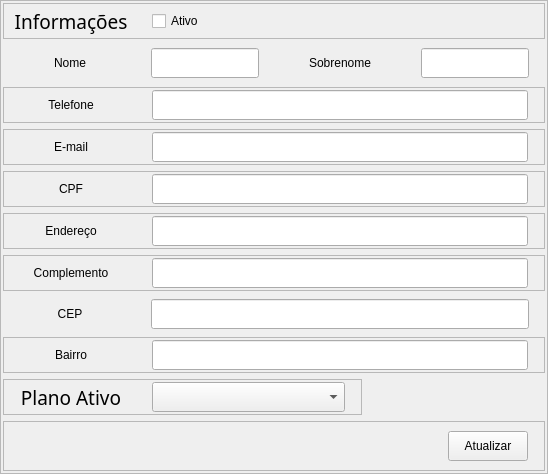
        <widget class="QFrame" name="frInfoCliente">
         <property name="minimumSize">
          <size>
           <width>300</width>
           <height>0</height>
          </size>
         </property>
         <property name="styleSheet">
          <string notr="true"/>
         </property>
         <property name="frameShape">
          <enum>QFrame::StyledPanel</enum>
         </property>
         <property name="frameShadow">
          <enum>QFrame::Raised</enum>
         </property>
         <layout class="QVBoxLayout" name="verticalLayout_4">
          <property name="leftMargin">
           <number>2</number>
          </property>
          <property name="topMargin">
           <number>2</number>
          </property>
          <property name="rightMargin">
           <number>2</number>
          </property>
          <property name="bottomMargin">
           <number>2</number>
          </property>
          <item>
           <widget class="QFrame" name="frInformacoes">
            <property name="minimumSize">
             <size>
              <width>0</width>
              <height>36</height>
             </size>
            </property>
            <property name="frameShape">
             <enum>QFrame::StyledPanel</enum>
            </property>
            <property name="frameShadow">
             <enum>QFrame::Raised</enum>
            </property>
            <layout class="QHBoxLayout" name="horizontalLayout_21">
             <property name="spacing">
              <number>16</number>
             </property>
             <property name="sizeConstraint">
              <enum>QLayout::SetDefaultConstraint</enum>
             </property>
             <property name="leftMargin">
              <number>2</number>
             </property>
             <property name="topMargin">
              <number>2</number>
             </property>
             <property name="rightMargin">
              <number>16</number>
             </property>
             <property name="bottomMargin">
              <number>2</number>
             </property>
             <item>
              <widget class="QLabel" name="lbInformacoes">
               <property name="minimumSize">
                <size>
                 <width>130</width>
                 <height>30</height>
                </size>
               </property>
               <property name="maximumSize">
                <size>
                 <width>130</width>
                 <height>30</height>
                </size>
               </property>
               <property name="font">
                <font>
                 <family>Fira Sans</family>
                 <pointsize>14</pointsize>
                 <weight>25</weight>
                 <italic>false</italic>
                 <bold>false</bold>
                </font>
               </property>
               <property name="text">
                <string>Informações</string>
               </property>
               <property name="alignment">
                <set>Qt::AlignCenter</set>
               </property>
              </widget>
             </item>
             <item>
              <widget class="QCheckBox" name="cbInfoAtivo">
               <property name="minimumSize">
                <size>
                 <width>0</width>
                 <height>30</height>
                </size>
               </property>
               <property name="text">
                <string>Ativo</string>
               </property>
               <property name="tristate">
                <bool>false</bool>
               </property>
              </widget>
             </item>
            </layout>
           </widget>
          </item>
          <item>
           <widget class="QFrame" name="frInfoNome">
            <property name="minimumSize">
             <size>
              <width>0</width>
              <height>36</height>
             </size>
            </property>
            <property name="frameShape">
             <enum>QFrame::NoFrame</enum>
            </property>
            <property name="frameShadow">
             <enum>QFrame::Raised</enum>
            </property>
            <layout class="QHBoxLayout" name="horizontalLayout_22">
             <property name="spacing">
              <number>16</number>
             </property>
             <property name="leftMargin">
              <number>2</number>
             </property>
             <property name="topMargin">
              <number>2</number>
             </property>
             <property name="rightMargin">
              <number>16</number>
             </property>
             <property name="bottomMargin">
              <number>2</number>
             </property>
             <item>
              <widget class="QLabel" name="lbInfoNome">
               <property name="minimumSize">
                <size>
                 <width>130</width>
                 <height>30</height>
                </size>
               </property>
               <property name="maximumSize">
                <size>
                 <width>130</width>
                 <height>30</height>
                </size>
               </property>
               <property name="text">
                <string>Nome</string>
               </property>
               <property name="alignment">
                <set>Qt::AlignCenter</set>
               </property>
              </widget>
             </item>
             <item>
              <widget class="QLineEdit" name="leInfoNome">
               <property name="minimumSize">
                <size>
                 <width>0</width>
                 <height>30</height>
                </size>
               </property>
               <property name="maximumSize">
                <size>
                 <width>16777215</width>
                 <height>30</height>
                </size>
               </property>
              </widget>
             </item>
             <item>
              <widget class="QLabel" name="lbInfoSobrenome">
               <property name="minimumSize">
                <size>
                 <width>130</width>
                 <height>30</height>
                </size>
               </property>
               <property name="maximumSize">
                <size>
                 <width>130</width>
                 <height>30</height>
                </size>
               </property>
               <property name="text">
                <string>Sobrenome</string>
               </property>
               <property name="alignment">
                <set>Qt::AlignCenter</set>
               </property>
              </widget>
             </item>
             <item>
              <widget class="QLineEdit" name="leInfoSobrenome">
               <property name="minimumSize">
                <size>
                 <width>0</width>
                 <height>30</height>
                </size>
               </property>
               <property name="maximumSize">
                <size>
                 <width>16777215</width>
                 <height>30</height>
                </size>
               </property>
              </widget>
             </item>
            </layout>
           </widget>
          </item>
          <item>
           <widget class="QFrame" name="frInfoTel">
            <property name="minimumSize">
             <size>
              <width>0</width>
              <height>36</height>
             </size>
            </property>
            <property name="frameShape">
             <enum>QFrame::StyledPanel</enum>
            </property>
            <property name="frameShadow">
             <enum>QFrame::Raised</enum>
            </property>
            <layout class="QHBoxLayout" name="horizontalLayout_24">
             <property name="spacing">
              <number>16</number>
             </property>
             <property name="leftMargin">
              <number>2</number>
             </property>
             <property name="topMargin">
              <number>2</number>
             </property>
             <property name="rightMargin">
              <number>16</number>
             </property>
             <property name="bottomMargin">
              <number>2</number>
             </property>
             <item>
              <widget class="QLabel" name="lbInfoTel">
               <property name="minimumSize">
                <size>
                 <width>130</width>
                 <height>30</height>
                </size>
               </property>
               <property name="maximumSize">
                <size>
                 <width>130</width>
                 <height>30</height>
                </size>
               </property>
               <property name="text">
                <string>Telefone</string>
               </property>
               <property name="alignment">
                <set>Qt::AlignCenter</set>
               </property>
              </widget>
             </item>
             <item>
              <widget class="QLineEdit" name="leInfoTel">
               <property name="minimumSize">
                <size>
                 <width>0</width>
                 <height>30</height>
                </size>
               </property>
               <property name="maximumSize">
                <size>
                 <width>16777215</width>
                 <height>30</height>
                </size>
               </property>
              </widget>
             </item>
            </layout>
           </widget>
          </item>
          <item>
           <widget class="QFrame" name="frInfoEmail">
            <property name="minimumSize">
             <size>
              <width>0</width>
              <height>36</height>
             </size>
            </property>
            <property name="frameShape">
             <enum>QFrame::StyledPanel</enum>
            </property>
            <property name="frameShadow">
             <enum>QFrame::Raised</enum>
            </property>
            <layout class="QHBoxLayout" name="horizontalLayout_25">
             <property name="spacing">
              <number>16</number>
             </property>
             <property name="leftMargin">
              <number>2</number>
             </property>
             <property name="topMargin">
              <number>2</number>
             </property>
             <property name="rightMargin">
              <number>16</number>
             </property>
             <property name="bottomMargin">
              <number>2</number>
             </property>
             <item>
              <widget class="QLabel" name="lbInfoEmail">
               <property name="minimumSize">
                <size>
                 <width>130</width>
                 <height>30</height>
                </size>
               </property>
               <property name="maximumSize">
                <size>
                 <width>130</width>
                 <height>30</height>
                </size>
               </property>
               <property name="text">
                <string>E-mail</string>
               </property>
               <property name="alignment">
                <set>Qt::AlignCenter</set>
               </property>
              </widget>
             </item>
             <item>
              <widget class="QLineEdit" name="leInfoEmail">
               <property name="minimumSize">
                <size>
                 <width>0</width>
                 <height>30</height>
                </size>
               </property>
               <property name="maximumSize">
                <size>
                 <width>16777215</width>
                 <height>30</height>
                </size>
               </property>
              </widget>
             </item>
            </layout>
           </widget>
          </item>
          <item>
           <widget class="QFrame" name="frInfoCpf">
            <property name="minimumSize">
             <size>
              <width>0</width>
              <height>36</height>
             </size>
            </property>
            <property name="frameShape">
             <enum>QFrame::StyledPanel</enum>
            </property>
            <property name="frameShadow">
             <enum>QFrame::Raised</enum>
            </property>
            <layout class="QHBoxLayout" name="horizontalLayout_26">
             <property name="spacing">
              <number>16</number>
             </property>
             <property name="leftMargin">
              <number>2</number>
             </property>
             <property name="topMargin">
              <number>2</number>
             </property>
             <property name="rightMargin">
              <number>16</number>
             </property>
             <property name="bottomMargin">
              <number>2</number>
             </property>
             <item>
              <widget class="QLabel" name="lbInfoCpf">
               <property name="minimumSize">
                <size>
                 <width>130</width>
                 <height>30</height>
                </size>
               </property>
               <property name="maximumSize">
                <size>
                 <width>130</width>
                 <height>30</height>
                </size>
               </property>
               <property name="text">
                <string>CPF</string>
               </property>
               <property name="alignment">
                <set>Qt::AlignCenter</set>
               </property>
              </widget>
             </item>
             <item>
              <widget class="QLineEdit" name="leInfoCpf">
               <property name="minimumSize">
                <size>
                 <width>0</width>
                 <height>30</height>
                </size>
               </property>
               <property name="maximumSize">
                <size>
                 <width>16777215</width>
                 <height>30</height>
                </size>
               </property>
              </widget>
             </item>
            </layout>
           </widget>
          </item>
          <item>
           <widget class="QFrame" name="frInfoEndereco">
            <property name="frameShape">
             <enum>QFrame::StyledPanel</enum>
            </property>
            <property name="frameShadow">
             <enum>QFrame::Raised</enum>
            </property>
            <layout class="QHBoxLayout" name="horizontalLayout_27">
             <property name="spacing">
              <number>16</number>
             </property>
             <property name="leftMargin">
              <number>2</number>
             </property>
             <property name="topMargin">
              <number>2</number>
             </property>
             <property name="rightMargin">
              <number>16</number>
             </property>
             <property name="bottomMargin">
              <number>2</number>
             </property>
             <item>
              <widget class="QLabel" name="lbInfoEndereco">
               <property name="minimumSize">
                <size>
                 <width>130</width>
                 <height>30</height>
                </size>
               </property>
               <property name="maximumSize">
                <size>
                 <width>130</width>
                 <height>30</height>
                </size>
               </property>
               <property name="text">
                <string>Endereço</string>
               </property>
               <property name="alignment">
                <set>Qt::AlignCenter</set>
               </property>
              </widget>
             </item>
             <item>
              <widget class="QLineEdit" name="leInfoEndereco">
               <property name="minimumSize">
                <size>
                 <width>0</width>
                 <height>30</height>
                </size>
               </property>
               <property name="maximumSize">
                <size>
                 <width>16777215</width>
                 <height>30</height>
                </size>
               </property>
              </widget>
             </item>
            </layout>
           </widget>
          </item>
          <item>
           <widget class="QFrame" name="frInfoComplemento">
            <property name="frameShape">
             <enum>QFrame::StyledPanel</enum>
            </property>
            <property name="frameShadow">
             <enum>QFrame::Raised</enum>
            </property>
            <layout class="QHBoxLayout" name="horizontalLayout_28">
             <property name="spacing">
              <number>16</number>
             </property>
             <property name="leftMargin">
              <number>2</number>
             </property>
             <property name="topMargin">
              <number>2</number>
             </property>
             <property name="rightMargin">
              <number>16</number>
             </property>
             <property name="bottomMargin">
              <number>2</number>
             </property>
             <item>
              <widget class="QLabel" name="lbInfoComplemento">
               <property name="minimumSize">
                <size>
                 <width>130</width>
                 <height>30</height>
                </size>
               </property>
               <property name="maximumSize">
                <size>
                 <width>130</width>
                 <height>30</height>
                </size>
               </property>
               <property name="text">
                <string>Complemento</string>
               </property>
               <property name="alignment">
                <set>Qt::AlignCenter</set>
               </property>
              </widget>
             </item>
             <item>
              <widget class="QLineEdit" name="leInfoComplemento">
               <property name="minimumSize">
                <size>
                 <width>0</width>
                 <height>30</height>
                </size>
               </property>
               <property name="maximumSize">
                <size>
                 <width>16777215</width>
                 <height>30</height>
                </size>
               </property>
              </widget>
             </item>
            </layout>
           </widget>
          </item>
          <item>
           <widget class="QFrame" name="frInfoCep">
            <property name="frameShape">
             <enum>QFrame::NoFrame</enum>
            </property>
            <property name="frameShadow">
             <enum>QFrame::Raised</enum>
            </property>
            <layout class="QHBoxLayout" name="horizontalLayout_31">
             <property name="spacing">
              <number>16</number>
             </property>
             <property name="leftMargin">
              <number>2</number>
             </property>
             <property name="topMargin">
              <number>2</number>
             </property>
             <property name="rightMargin">
              <number>16</number>
             </property>
             <property name="bottomMargin">
              <number>2</number>
             </property>
             <item>
              <widget class="QLabel" name="lbInfoCep">
               <property name="minimumSize">
                <size>
                 <width>130</width>
                 <height>30</height>
                </size>
               </property>
               <property name="maximumSize">
                <size>
                 <width>130</width>
                 <height>30</height>
                </size>
               </property>
               <property name="text">
                <string>CEP</string>
               </property>
               <property name="alignment">
                <set>Qt::AlignCenter</set>
               </property>
              </widget>
             </item>
             <item>
              <widget class="QLineEdit" name="leInfoCep">
               <property name="minimumSize">
                <size>
                 <width>0</width>
                 <height>30</height>
                </size>
               </property>
               <property name="maximumSize">
                <size>
                 <width>16777215</width>
                 <height>30</height>
                </size>
               </property>
              </widget>
             </item>
            </layout>
           </widget>
          </item>
          <item>
           <widget class="QFrame" name="frInfoBairro">
            <property name="frameShape">
             <enum>QFrame::StyledPanel</enum>
            </property>
            <property name="frameShadow">
             <enum>QFrame::Raised</enum>
            </property>
            <layout class="QHBoxLayout" name="horizontalLayout_29">
             <property name="spacing">
              <number>16</number>
             </property>
             <property name="leftMargin">
              <number>2</number>
             </property>
             <property name="topMargin">
              <number>2</number>
             </property>
             <property name="rightMargin">
              <number>16</number>
             </property>
             <property name="bottomMargin">
              <number>2</number>
             </property>
             <item>
              <widget class="QLabel" name="lbInfoBairro">
               <property name="minimumSize">
                <size>
                 <width>130</width>
                 <height>30</height>
                </size>
               </property>
               <property name="maximumSize">
                <size>
                 <width>130</width>
                 <height>30</height>
                </size>
               </property>
               <property name="text">
                <string>Bairro</string>
               </property>
               <property name="alignment">
                <set>Qt::AlignCenter</set>
               </property>
              </widget>
             </item>
             <item>
              <widget class="QLineEdit" name="leInfoBairro">
               <property name="minimumSize">
                <size>
                 <width>0</width>
                 <height>30</height>
                </size>
               </property>
               <property name="maximumSize">
                <size>
                 <width>16777215</width>
                 <height>30</height>
                </size>
               </property>
              </widget>
             </item>
            </layout>
           </widget>
          </item>
          <item>
           <widget class="QFrame" name="frInfoMeioPag">
            <property name="maximumSize">
             <size>
              <width>359</width>
              <height>16777215</height>
             </size>
            </property>
            <property name="frameShape">
             <enum>QFrame::StyledPanel</enum>
            </property>
            <property name="frameShadow">
             <enum>QFrame::Raised</enum>
            </property>
            <layout class="QHBoxLayout" name="horizontalLayout_30">
             <property name="spacing">
              <number>16</number>
             </property>
             <property name="leftMargin">
              <number>2</number>
             </property>
             <property name="topMargin">
              <number>2</number>
             </property>
             <property name="rightMargin">
              <number>16</number>
             </property>
             <property name="bottomMargin">
              <number>2</number>
             </property>
             <item>
              <widget class="QLabel" name="lbInfoMeioPag">
               <property name="minimumSize">
                <size>
                 <width>130</width>
                 <height>30</height>
                </size>
               </property>
               <property name="maximumSize">
                <size>
                 <width>130</width>
                 <height>30</height>
                </size>
               </property>
               <property name="font">
                <font>
                 <family>Fira Sans</family>
                 <pointsize>14</pointsize>
                 <weight>25</weight>
                 <italic>false</italic>
                 <bold>false</bold>
                </font>
               </property>
               <property name="text">
                <string>Plano Ativo</string>
               </property>
               <property name="alignment">
                <set>Qt::AlignCenter</set>
               </property>
              </widget>
             </item>
             <item>
              <widget class="QComboBox" name="cbxInfoMeioPag">
               <property name="minimumSize">
                <size>
                 <width>0</width>
                 <height>30</height>
                </size>
               </property>
               <property name="maximumSize">
                <size>
                 <width>200</width>
                 <height>30</height>
                </size>
               </property>
              </widget>
             </item>
            </layout>
           </widget>
          </item>
          <item>
           <widget class="QFrame" name="frInfoConfirmar">
            <property name="frameShape">
             <enum>QFrame::StyledPanel</enum>
            </property>
            <property name="frameShadow">
             <enum>QFrame::Raised</enum>
            </property>
            <layout class="QHBoxLayout" name="horizontalLayout_32">
             <property name="spacing">
              <number>16</number>
             </property>
             <property name="rightMargin">
              <number>16</number>
             </property>
             <item>
              <spacer name="horizontalSpacer_5">
               <property name="minimumSize">
                <size>
                 <width>0</width>
                 <height>30</height>
                </size>
               </property>
               <property name="orientation">
                <enum>Qt::Horizontal</enum>
               </property>
               <property name="sizeHint" stdset="0">
                <size>
                 <width>269</width>
                 <height>20</height>
                </size>
               </property>
              </spacer>
             </item>
             <item>
              <widget class="QPushButton" name="pbConfirmarAtualizacao">
               <property name="minimumSize">
                <size>
                 <width>0</width>
                 <height>30</height>
                </size>
               </property>
               <property name="text">
                <string>Atualizar</string>
               </property>
              </widget>
             </item>
            </layout>
           </widget>
          </item>
         </layout>
        </widget>
